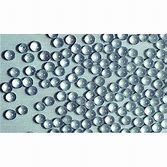
#> input picture transferlearning/data/raw/OIP41JBDD27.jpg, 167 x 167 px; its folder holds 4 pictures in this run
$ python resize_images.py
#> lines starting #> are read from the running program, lines starting #| are printed output that depends on the picture
import os
import glob
from cv2 import cv2

if __name__ == "__main__":
    import argparse

    parser = argparse.ArgumentParser(
        description="Resize raw images to uniformed target size."
    )
    parser.add_argument(
        "--raw-dir",
        help="Directory path to raw images.",
        default="./transferlearning/data/raw",
        type=str,
    )
    parser.add_argument(
        "--save-dir",
        help="Directory path to save resized images.",
        default="./transferlearning/data/images",
        type=str,
    )
    parser.add_argument(
        "--ext", help="Raw image files extension to resize.", default="jpg", type=str
    )
    parser.add_argument(
        "--target-size",
        help="Target size to resize as a tuple of 2 integers.",
        default="(800, 600)",
        type=str,
    )
    args = parser.parse_args()

    raw_dir = args.raw_dir
    save_dir = args.save_dir
    ext = args.ext
    target_size = eval(args.target_size)
    msg = "--target-size must be a tuple of 2 integers"
    assert isinstance(target_size, tuple) and len(target_size) == 2, msg
    fnames = glob.glob(os.path.join(raw_dir, "*.{}".format(ext)))
    os.makedirs(save_dir, exist_ok=True)
    print(
        "{} files to resize from directory `{}` to target size:{}".format(
            len(fnames), raw_dir, target_size
        )
    )
    for i, fname in enumerate(fnames):
        print(".", end="", flush=True)
        img = cv2.imread(fname)
#> img is the input picture: shape (167, 167, 3); mean B, G, R 199, 195.5, 182.7
        img_small = cv2.resize(img, target_size)
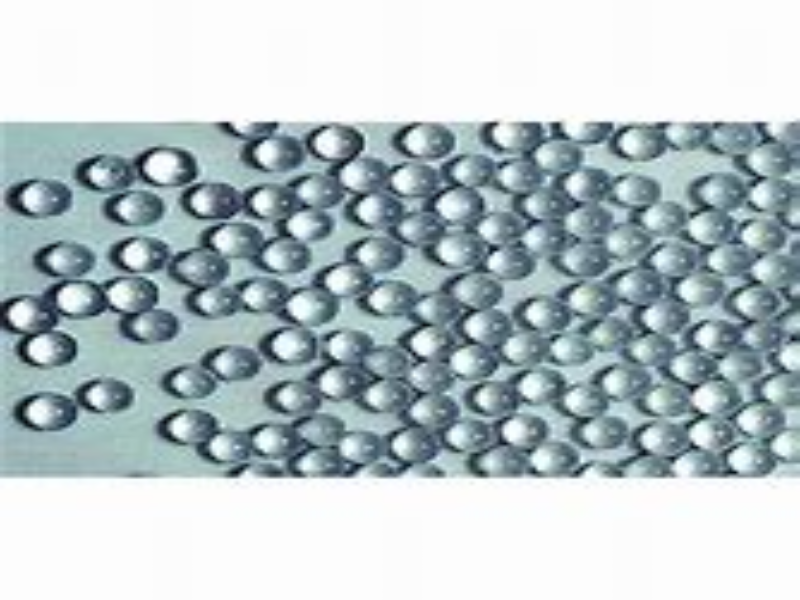
#> img_small: shape (600, 800, 3); mean B, G, R 198.9, 195.4, 182.6
        new_fname = "{}.{}".format(str(i), ext)
        small_fname = os.path.join(save_dir, new_fname)
        cv2.imwrite(small_fname, img_small)
#> pass 2 of the loop `for i, fname in enumerate(fnames):`:
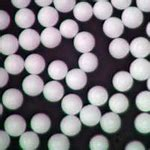
#> input picture transferlearning/data/raw/OIP9EVIYJNL.jpg, 150 x 150 px
#> img is the input picture: shape (150, 150, 3); mean B, G, R 132.2, 127.2, 129.7
#> `img_small = cv2.resize(img, target_size)`:
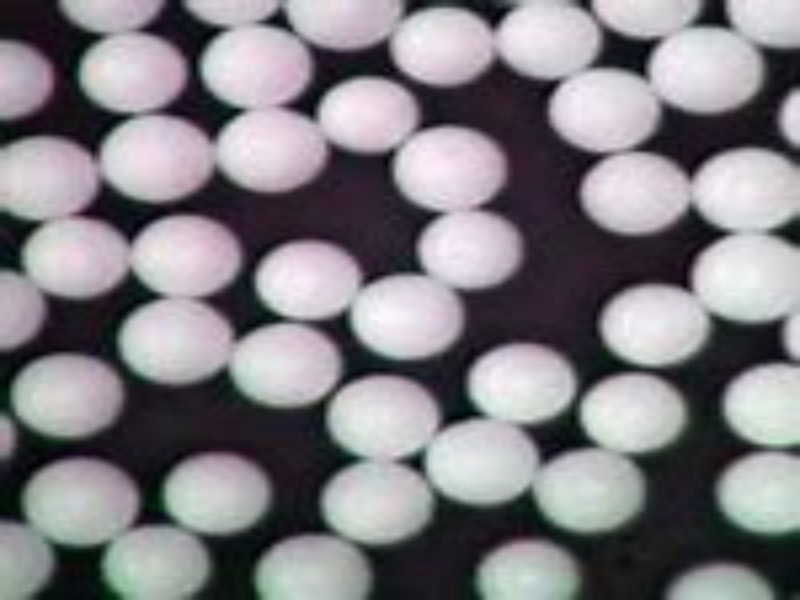
#> img_small: shape (600, 800, 3); mean B, G, R 132.1, 127.1, 129.6
#> pass 3 of the loop `for i, fname in enumerate(fnames):`:
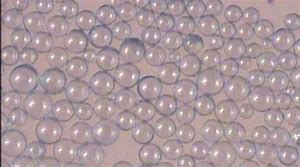
#> input picture transferlearning/data/raw/OIPBA0VOK1Q.jpg, 300 x 167 px
#> img is the input picture: shape (167, 300, 3); mean B, G, R 156.4, 151.5, 170.5
#> `img_small = cv2.resize(img, target_size)`:
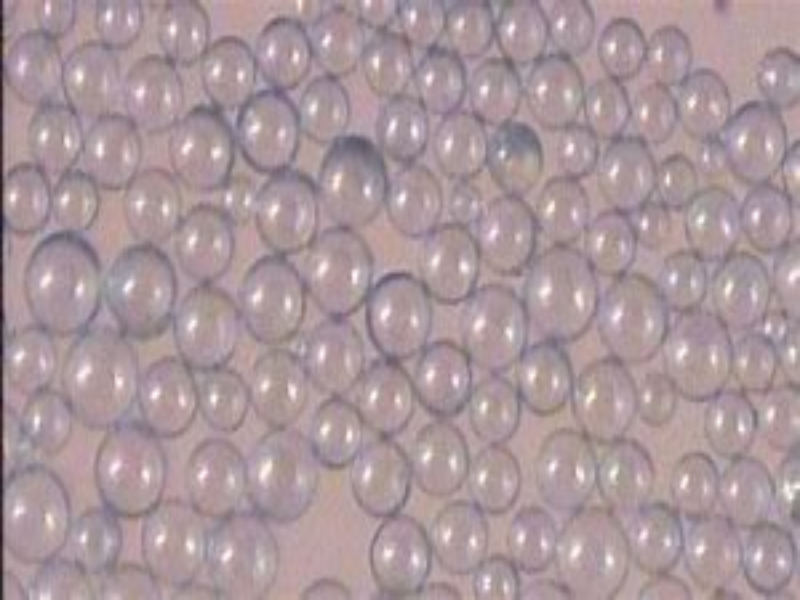
#> img_small: shape (600, 800, 3); mean B, G, R 156.3, 151.4, 170.4
#> the loop made 4 passes; the first 3 are shown
    print(
        "\nDone resizing {} files.\nSaved to directory: `{}`".format(
            len(fnames), save_dir
        )
    )
